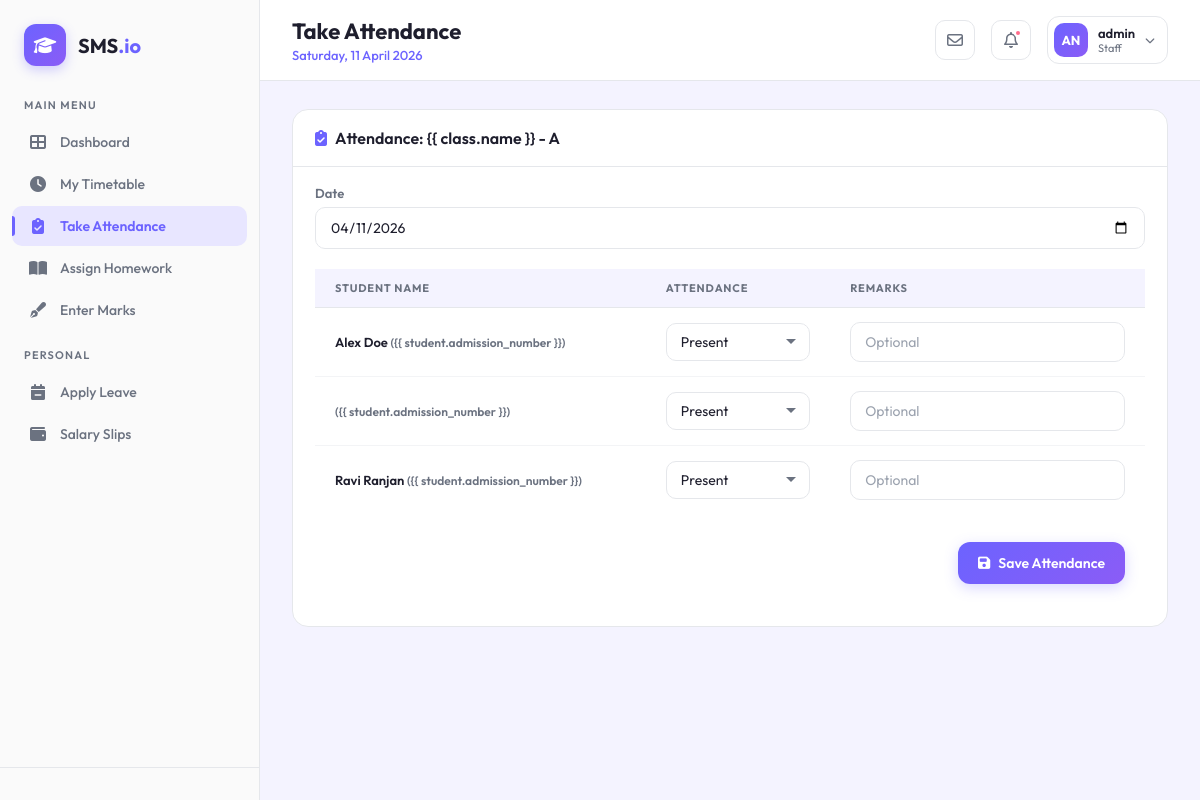
Screenshot of /staff/attendance/1/ (signed in) with the database file from the repository.
### core/models.py (models this page shows, shortened)
class User(AbstractUser):
    class Role(models.TextChoices):
        ADMIN = "ADMIN", "Admin"
        STUDENT = "STUDENT", "Student"
        PARENT = "PARENT", "Parent"
        TEACHER = "TEACHER", "Teacher"
        STAFF = "STAFF", "Staff"
        TRANSPORT_MANAGER = "TRANSPORT_MANAGER", "Transport Manager"
    base_role = Role.ADMIN
    role = models.CharField(max_length=50, choices=Role.choices)

### academics/models.py (models this page shows, shortened)
class Class(models.Model):
    name = models.CharField(max_length=50)
    section = models.CharField(max_length=5)
    teacher = models.ForeignKey('staff.Staff', on_delete=models.SET_NULL, null=True, blank=True, related_name='class_teacher')
    class Meta:
        unique_together = ('name', 'section')
        verbose_name_plural = "Classes"

### students/models.py (models this page shows, shortened)
class Student(models.Model):
    user = models.OneToOneField(settings.AUTH_USER_MODEL, on_delete=models.CASCADE, related_name='student_profile')
    admission_number = models.CharField(max_length=20, unique=True)
    date_of_birth = models.DateField()
    address = models.TextField()
    current_class = models.ForeignKey('academics.Class', on_delete=models.SET_NULL, null=True, blank=True)
    parents = models.ManyToManyField('students.Parent', related_name='all_children', blank=True)

### staff/views.py (the view, shortened to what this page needs)
# urls.py: path('attendance/<int:class_id>/', views.take_attendance, name='take_attendance'),
@login_required
def take_attendance(request, class_id):
    class_obj = get_object_or_404(Class, id=class_id)
    students = Student.objects.filter(current_class=class_obj)
    return render(request, 'staff/take_attendance.html', {'class': class_obj, 'students': students})

### staff/templates/staff/take_attendance.html (shortened to what this page needs)
{% extends 'dashboard_base.html' %}
{% block header_title %}Take Attendance{% endblock %}
{% block user_role %}Staff{% endblock %}
{% block sidebar_nav %}
<a href="{% url 'staff:dashboard' %}" class="nav-item">
    <i class="fas fa-th-large"></i> Dashboard
</a>
<a href="{% url 'staff:timetable' %}" class="nav-item">
    <i class="fas fa-clock"></i> My Timetable
</a>
<a href="{% url 'staff:select_attendance_class' %}" class="nav-item active">
    <i class="fas fa-clipboard-check"></i> Take Attendance
</a>
<a href="{% url 'staff:assign_homework' %}" class="nav-item">
    <i class="fas fa-book-open"></i> Assign Homework
</a>
<a href="{% url 'staff:select_exam' %}" class="nav-item">
    <i class="fas fa-pen-fancy"></i> Enter Marks
</a>
<div class="nav-label">Personal</div>
<a href="{% url 'staff:apply_leave' %}" class="nav-item">
    <i class="fas fa-calendar-minus"></i> Apply Leave
</a>
<a href="{% url 'staff:view_salary' %}" class="nav-item">
    <i class="fas fa-wallet"></i> Salary Slips
</a>
{% endblock %}
{% block dashboard_content %}
<div class="content-card animate-in">
    <div class="content-card-header">
        <h3><i class="fas fa-clipboard-check" style="color: var(--primary); margin-right: 8px;"></i>Attendance: {{
            class.name }} - {{ class.section }}</h3>
    </div>
    <div class="content-card-body">
        <form method="post">
            <div style="margin-bottom: 20px;">
                <label
                    style="display: block; font-size: 13px; font-weight: 600; color: var(--text-secondary); margin-bottom: 6px;">Date</label>
                <input type="date" name="date" required value="{% now 'Y-m-d' %}" class="form-input">
            </div>
            <div style="overflow-x: auto;">
                <table class="data-table">
                    <thead>
                        <tr>
                            <th>Student Name</th>
                            <th>Attendance</th>
                            <th>Remarks</th>
                        </tr>
                    </thead>
                    <tbody>
                        {% for student in students %}
                        <tr>
                            <td style="font-weight: 600;">
                                {{ student.user.first_name }} {{ student.user.last_name }}
                                <span style="color: var(--text-secondary); font-size: 12px;">({{
                                    student.admission_number }})</span>
                            </td>
                            <td>
                                <select name="status_{{ student.id }}" class="form-input" style="min-width: 120px;">
                                    <option value="PRESENT">Present</option>
                                </select>
                            </td>
                            <td>
                                <input type="text" name="remarks_{{ student.id }}" placeholder="Optional"
                                    class="form-input">
                            </td>
                        </tr>
                        {% endfor %}
                    </tbody>
                </table>
            </div>
            <div style="display: flex; justify-content: flex-end; margin-top: 20px;">
                <button type="submit" class="sidebar-create-btn" style="display: inline-flex; gap: 8px;">
                    <i class="fas fa-save"></i> Save Attendance
                </button>
            </div>
        </form>
    </div>
</div>
{% endblock %}

### core/templates/dashboard_base.html (shortened to what this page needs)
<!DOCTYPE html>
<html lang="en">
<head>
    <link rel="stylesheet" href="https://cdnjs.cloudflare.com/ajax/libs/font-awesome/6.4.0/css/all.min.css">
</head>
<body>
    <div class="dashboard-wrapper">
        <aside class="sidebar" id="sidebar">
            <div class="sidebar-brand">
                <div class="logo-icon">
                    <i class="fas fa-graduation-cap"></i>
                </div>
                <div class="brand-text">SMS<span>.io</span></div>
            </div>
            <nav class="sidebar-nav">
                <div class="nav-label">Main Menu</div>
                {% block sidebar_nav %}{% endblock %}
            </nav>
            <div class="sidebar-footer">
            </div>
        </aside>
        <main class="main-content">
            <header class="top-header">
                <div style="display: flex; align-items: center; gap: 16px;">
                    <div class="header-left">
                        <h1>{% block header_title %}Dashboard{% endblock %}</h1>
                        <div class="header-date">{% now "l, d F Y" %}</div>
                    </div>
                </div>
                <div class="header-right">
                    <div class="header-icon-btn">
                        <i class="far fa-envelope"></i>
                    </div>
                    <div class="header-icon-btn">
                        <i class="far fa-bell"></i>
                        <span class="notif-dot"></span>
                    </div>
                    <div class="user-profile">
                        <div class="user-avatar">
                            {{ user.username|make_list|first|upper }}{{ user.username|make_list|last|upper }}
                        </div>
                        <div class="user-info">
                            <div class="user-name">{{ user.get_full_name|default:user.username }}</div>
                            <div class="user-role">{% block user_role %}User{% endblock %}</div>
                        </div>
                        <i class="fas fa-chevron-down" style="font-size: 10px; color: var(--text-secondary);"></i>
                    </div>
                </div>
            </header>
            <div class="page-content">
                {% block dashboard_content %}{% endblock %}
            </div>
        </main>
    </div>
</body>
</html>

### rows the page displays
User: username|make_list "A", username|make_list "N", get_full_name "admin"
Class: section "A"
Student: user.first_name "Alex", user.last_name "Doe", id "Present"
Student: id "Present"
Student: user.first_name "Ravi", user.last_name "Ranjan", id "Present"
